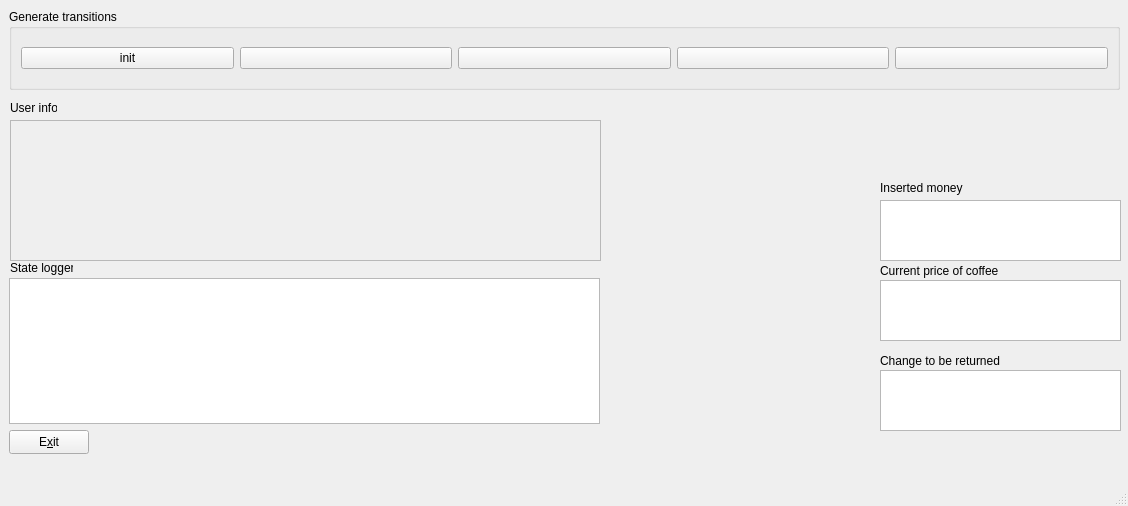
<?xml version="1.0" encoding="UTF-8"?>
<ui version="4.0">
 <class>MainWindow</class>
 <widget class="QMainWindow" name="MainWindow">
  <property name="geometry">
   <rect>
    <x>0</x>
    <y>0</y>
    <width>1128</width>
    <height>506</height>
   </rect>
  </property>
  <property name="windowTitle">
   <string>QStateMachine - example</string>
  </property>
  <widget class="QWidget" name="centralwidget">
   <widget class="QGroupBox" name="groupBox">
    <property name="geometry">
     <rect>
      <x>9</x>
      <y>9</y>
      <width>1111</width>
      <height>81</height>
     </rect>
    </property>
    <property name="title">
     <string>Generate transitions</string>
    </property>
    <layout class="QHBoxLayout" name="horizontalLayout">
     <item>
      <widget class="QPushButton" name="pb1">
       <property name="text">
        <string>init</string>
       </property>
      </widget>
     </item>
     <item>
      <widget class="QPushButton" name="pb2">
       <property name="text">
        <string/>
       </property>
      </widget>
     </item>
     <item>
      <widget class="QPushButton" name="pb3">
       <property name="text">
        <string/>
       </property>
      </widget>
     </item>
     <item>
      <widget class="QPushButton" name="pb4">
       <property name="text">
        <string/>
       </property>
      </widget>
     </item>
     <item>
      <widget class="QPushButton" name="pb5">
       <property name="text">
        <string/>
       </property>
      </widget>
     </item>
    </layout>
   </widget>
   <widget class="QLabel" name="label_2">
    <property name="geometry">
     <rect>
      <x>10</x>
      <y>100</y>
      <width>47</width>
      <height>16</height>
     </rect>
    </property>
    <property name="text">
     <string>User info</string>
    </property>
   </widget>
   <widget class="QPlainTextEdit" name="userInfo">
    <property name="enabled">
     <bool>false</bool>
    </property>
    <property name="geometry">
     <rect>
      <x>10</x>
      <y>120</y>
      <width>591</width>
      <height>141</height>
     </rect>
    </property>
   </widget>
   <widget class="QLabel" name="label">
    <property name="geometry">
     <rect>
      <x>10</x>
      <y>260</y>
      <width>63</width>
      <height>16</height>
     </rect>
    </property>
    <property name="text">
     <string>State logger</string>
    </property>
   </widget>
   <widget class="QPlainTextEdit" name="plainTextEdit">
    <property name="geometry">
     <rect>
      <x>9</x>
      <y>278</y>
      <width>591</width>
      <height>146</height>
     </rect>
    </property>
   </widget>
   <widget class="QPushButton" name="pbExit">
    <property name="geometry">
     <rect>
      <x>9</x>
      <y>430</y>
      <width>80</width>
      <height>24</height>
     </rect>
    </property>
    <property name="text">
     <string>E&amp;xit</string>
    </property>
   </widget>
   <widget class="QPlainTextEdit" name="price">
    <property name="geometry">
     <rect>
      <x>880</x>
      <y>200</y>
      <width>241</width>
      <height>61</height>
     </rect>
    </property>
   </widget>
   <widget class="QPlainTextEdit" name="credit">
    <property name="geometry">
     <rect>
      <x>880</x>
      <y>280</y>
      <width>241</width>
      <height>61</height>
     </rect>
    </property>
   </widget>
   <widget class="QPlainTextEdit" name="change">
    <property name="geometry">
     <rect>
      <x>880</x>
      <y>370</y>
      <width>241</width>
      <height>61</height>
     </rect>
    </property>
   </widget>
   <widget class="QLabel" name="label_3">
    <property name="geometry">
     <rect>
      <x>880</x>
      <y>180</y>
      <width>101</width>
      <height>16</height>
     </rect>
    </property>
    <property name="text">
     <string>Inserted money</string>
    </property>
   </widget>
   <widget class="QLabel" name="label_4">
    <property name="geometry">
     <rect>
      <x>880</x>
      <y>260</y>
      <width>151</width>
      <height>21</height>
     </rect>
    </property>
    <property name="text">
     <string>Current price of coffee</string>
    </property>
   </widget>
   <widget class="QLabel" name="label_5">
    <property name="geometry">
     <rect>
      <x>880</x>
      <y>350</y>
      <width>151</width>
      <height>21</height>
     </rect>
    </property>
    <property name="text">
     <string>Change to be returned</string>
    </property>
   </widget>
  </widget>
  <widget class="QMenuBar" name="menubar">
   <property name="geometry">
    <rect>
     <x>0</x>
     <y>0</y>
     <width>1128</width>
     <height>21</height>
    </rect>
   </property>
  </widget>
  <widget class="QStatusBar" name="statusbar"/>
 </widget>
 <resources/>
 <connections>
  <connection>
   <sender>pbExit</sender>
   <signal>clicked()</signal>
   <receiver>MainWindow</receiver>
   <slot>close()</slot>
   <hints>
    <hint type="sourcelabel">
     <x>172</x>
     <y>242</y>
    </hint>
    <hint type="destinationlabel">
     <x>172</x>
     <y>142</y>
    </hint>
   </hints>
  </connection>
 </connections>
</ui>
